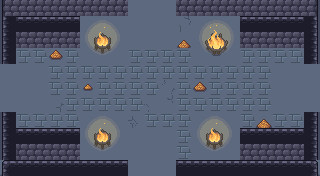

This game map was drawn from its Tiled (.tmx) file and the tilesets committed beside it. A one-line description and the full map source follow:
An orthogonal 20x11 tile map with 16x16 px tiles, 6 tile layers (ground, dressing, decor, walls, ...), 5 tilesets and 12 objects (6x PROP, 5x ENTRY, CHEST).

<map version="1.10" tiledversion="1.10.2" orientation="orthogonal" renderorder="right-down" width="20" height="11" tilewidth="16" tileheight="16" infinite="0" nextlayerid="8" nextobjectid="13">
 <tileset firstgid="1" name="wall" tilewidth="16" tileheight="16" tilecount="493" columns="17">
  <image source="../../../gfx/tiles/cove/walls_floor.png" width="272" height="464" />
 </tileset>
 <tileset firstgid="494" name="cracks" tilewidth="16" tileheight="16" tilecount="120" columns="8">
  <image source="../../../gfx/tiles/cove/cracks_floor.png" width="128" height="240" />
 </tileset>
 <tileset firstgid="614" name="wallcracks" tilewidth="16" tileheight="16" tilecount="256" columns="8">
  <image source="../../../gfx/tiles/cove/cracks_walls.png" width="128" height="512" />
 </tileset>
 <tileset firstgid="870" name="objects" tilewidth="16" tileheight="16" tilecount="216" columns="24">
  <image source="../../../gfx/tiles/cove/objects.png" width="384" height="144" />
 </tileset>
 <tileset firstgid="1086" name="fire" tilewidth="16" tileheight="16" tilecount="198" columns="11">
  <image source="../../../gfx/tiles/cove/fire.png" width="176" height="288" />
  <tile id="0">
   <animation>
    <frame tileid="0" duration="150" />
    <frame tileid="33" duration="150" />
    <frame tileid="66" duration="150" />
    <frame tileid="99" duration="150" />
    <frame tileid="132" duration="150" />
    <frame tileid="165" duration="150" />
   </animation>
  </tile>
  <tile id="1">
   <animation>
    <frame tileid="1" duration="150" />
    <frame tileid="34" duration="150" />
    <frame tileid="67" duration="150" />
    <frame tileid="100" duration="150" />
    <frame tileid="133" duration="150" />
    <frame tileid="166" duration="150" />
   </animation>
  </tile>
  <tile id="2">
   <animation>
    <frame tileid="2" duration="150" />
    <frame tileid="35" duration="150" />
    <frame tileid="68" duration="150" />
    <frame tileid="101" duration="150" />
    <frame tileid="134" duration="150" />
    <frame tileid="167" duration="150" />
   </animation>
  </tile>
  <tile id="3">
   <animation>
    <frame tileid="3" duration="150" />
    <frame tileid="36" duration="150" />
    <frame tileid="69" duration="150" />
    <frame tileid="102" duration="150" />
    <frame tileid="135" duration="150" />
    <frame tileid="168" duration="150" />
   </animation>
  </tile>
  <tile id="4">
   <animation>
    <frame tileid="4" duration="150" />
    <frame tileid="37" duration="150" />
    <frame tileid="70" duration="150" />
    <frame tileid="103" duration="150" />
    <frame tileid="136" duration="150" />
    <frame tileid="169" duration="150" />
   </animation>
  </tile>
  <tile id="5">
   <animation>
    <frame tileid="5" duration="150" />
    <frame tileid="38" duration="150" />
    <frame tileid="71" duration="150" />
    <frame tileid="104" duration="150" />
    <frame tileid="137" duration="150" />
    <frame tileid="170" duration="150" />
   </animation>
  </tile>
  <tile id="6">
   <animation>
    <frame tileid="6" duration="150" />
    <frame tileid="39" duration="150" />
    <frame tileid="72" duration="150" />
    <frame tileid="105" duration="150" />
    <frame tileid="138" duration="150" />
    <frame tileid="171" duration="150" />
   </animation>
  </tile>
  <tile id="7">
   <animation>
    <frame tileid="7" duration="150" />
    <frame tileid="40" duration="150" />
    <frame tileid="73" duration="150" />
    <frame tileid="106" duration="150" />
    <frame tileid="139" duration="150" />
    <frame tileid="172" duration="150" />
   </animation>
  </tile>
  <tile id="8">
   <animation>
    <frame tileid="8" duration="150" />
    <frame tileid="41" duration="150" />
    <frame tileid="74" duration="150" />
    <frame tileid="107" duration="150" />
    <frame tileid="140" duration="150" />
    <frame tileid="173" duration="150" />
   </animation>
  </tile>
  <tile id="9">
   <animation>
    <frame tileid="9" duration="150" />
    <frame tileid="42" duration="150" />
    <frame tileid="75" duration="150" />
    <frame tileid="108" duration="150" />
    <frame tileid="141" duration="150" />
    <frame tileid="174" duration="150" />
   </animation>
  </tile>
  <tile id="10">
   <animation>
    <frame tileid="10" duration="150" />
    <frame tileid="43" duration="150" />
    <frame tileid="76" duration="150" />
    <frame tileid="109" duration="150" />
    <frame tileid="142" duration="150" />
    <frame tileid="175" duration="150" />
   </animation>
  </tile>
  <tile id="11">
   <animation>
    <frame tileid="11" duration="150" />
    <frame tileid="44" duration="150" />
    <frame tileid="77" duration="150" />
    <frame tileid="110" duration="150" />
    <frame tileid="143" duration="150" />
    <frame tileid="176" duration="150" />
   </animation>
  </tile>
  <tile id="12">
   <animation>
    <frame tileid="12" duration="150" />
    <frame tileid="45" duration="150" />
    <frame tileid="78" duration="150" />
    <frame tileid="111" duration="150" />
    <frame tileid="144" duration="150" />
    <frame tileid="177" duration="150" />
   </animation>
  </tile>
  <tile id="13">
   <animation>
    <frame tileid="13" duration="150" />
    <frame tileid="46" duration="150" />
    <frame tileid="79" duration="150" />
    <frame tileid="112" duration="150" />
    <frame tileid="145" duration="150" />
    <frame tileid="178" duration="150" />
   </animation>
  </tile>
  <tile id="14">
   <animation>
    <frame tileid="14" duration="150" />
    <frame tileid="47" duration="150" />
    <frame tileid="80" duration="150" />
    <frame tileid="113" duration="150" />
    <frame tileid="146" duration="150" />
    <frame tileid="179" duration="150" />
   </animation>
  </tile>
  <tile id="15">
   <animation>
    <frame tileid="15" duration="150" />
    <frame tileid="48" duration="150" />
    <frame tileid="81" duration="150" />
    <frame tileid="114" duration="150" />
    <frame tileid="147" duration="150" />
    <frame tileid="180" duration="150" />
   </animation>
  </tile>
  <tile id="16">
   <animation>
    <frame tileid="16" duration="150" />
    <frame tileid="49" duration="150" />
    <frame tileid="82" duration="150" />
    <frame tileid="115" duration="150" />
    <frame tileid="148" duration="150" />
    <frame tileid="181" duration="150" />
   </animation>
  </tile>
  <tile id="17">
   <animation>
    <frame tileid="17" duration="150" />
    <frame tileid="50" duration="150" />
    <frame tileid="83" duration="150" />
    <frame tileid="116" duration="150" />
    <frame tileid="149" duration="150" />
    <frame tileid="182" duration="150" />
   </animation>
  </tile>
  <tile id="18">
   <animation>
    <frame tileid="18" duration="150" />
    <frame tileid="51" duration="150" />
    <frame tileid="84" duration="150" />
    <frame tileid="117" duration="150" />
    <frame tileid="150" duration="150" />
    <frame tileid="183" duration="150" />
   </animation>
  </tile>
  <tile id="19">
   <animation>
    <frame tileid="19" duration="150" />
    <frame tileid="52" duration="150" />
    <frame tileid="85" duration="150" />
    <frame tileid="118" duration="150" />
    <frame tileid="151" duration="150" />
    <frame tileid="184" duration="150" />
   </animation>
  </tile>
  <tile id="20">
   <animation>
    <frame tileid="20" duration="150" />
    <frame tileid="53" duration="150" />
    <frame tileid="86" duration="150" />
    <frame tileid="119" duration="150" />
    <frame tileid="152" duration="150" />
    <frame tileid="185" duration="150" />
   </animation>
  </tile>
  <tile id="21">
   <animation>
    <frame tileid="21" duration="150" />
    <frame tileid="54" duration="150" />
    <frame tileid="87" duration="150" />
    <frame tileid="120" duration="150" />
    <frame tileid="153" duration="150" />
    <frame tileid="186" duration="150" />
   </animation>
  </tile>
  <tile id="22">
   <animation>
    <frame tileid="22" duration="150" />
    <frame tileid="55" duration="150" />
    <frame tileid="88" duration="150" />
    <frame tileid="121" duration="150" />
    <frame tileid="154" duration="150" />
    <frame tileid="187" duration="150" />
   </animation>
  </tile>
  <tile id="23">
   <animation>
    <frame tileid="23" duration="150" />
    <frame tileid="56" duration="150" />
    <frame tileid="89" duration="150" />
    <frame tileid="122" duration="150" />
    <frame tileid="155" duration="150" />
    <frame tileid="188" duration="150" />
   </animation>
  </tile>
  <tile id="24">
   <animation>
    <frame tileid="24" duration="150" />
    <frame tileid="57" duration="150" />
    <frame tileid="90" duration="150" />
    <frame tileid="123" duration="150" />
    <frame tileid="156" duration="150" />
    <frame tileid="189" duration="150" />
   </animation>
  </tile>
  <tile id="25">
   <animation>
    <frame tileid="25" duration="150" />
    <frame tileid="58" duration="150" />
    <frame tileid="91" duration="150" />
    <frame tileid="124" duration="150" />
    <frame tileid="157" duration="150" />
    <frame tileid="190" duration="150" />
   </animation>
  </tile>
  <tile id="26">
   <animation>
    <frame tileid="26" duration="150" />
    <frame tileid="59" duration="150" />
    <frame tileid="92" duration="150" />
    <frame tileid="125" duration="150" />
    <frame tileid="158" duration="150" />
    <frame tileid="191" duration="150" />
   </animation>
  </tile>
  <tile id="27">
   <animation>
    <frame tileid="27" duration="150" />
    <frame tileid="60" duration="150" />
    <frame tileid="93" duration="150" />
    <frame tileid="126" duration="150" />
    <frame tileid="159" duration="150" />
    <frame tileid="192" duration="150" />
   </animation>
  </tile>
  <tile id="28">
   <animation>
    <frame tileid="28" duration="150" />
    <frame tileid="61" duration="150" />
    <frame tileid="94" duration="150" />
    <frame tileid="127" duration="150" />
    <frame tileid="160" duration="150" />
    <frame tileid="193" duration="150" />
   </animation>
  </tile>
  <tile id="29">
   <animation>
    <frame tileid="29" duration="150" />
    <frame tileid="62" duration="150" />
    <frame tileid="95" duration="150" />
    <frame tileid="128" duration="150" />
    <frame tileid="161" duration="150" />
    <frame tileid="194" duration="150" />
   </animation>
  </tile>
  <tile id="30">
   <animation>
    <frame tileid="30" duration="150" />
    <frame tileid="63" duration="150" />
    <frame tileid="96" duration="150" />
    <frame tileid="129" duration="150" />
    <frame tileid="162" duration="150" />
    <frame tileid="195" duration="150" />
   </animation>
  </tile>
  <tile id="31">
   <animation>
    <frame tileid="31" duration="150" />
    <frame tileid="64" duration="150" />
    <frame tileid="97" duration="150" />
    <frame tileid="130" duration="150" />
    <frame tileid="163" duration="150" />
    <frame tileid="196" duration="150" />
   </animation>
  </tile>
  <tile id="32">
   <animation>
    <frame tileid="32" duration="150" />
    <frame tileid="65" duration="150" />
    <frame tileid="98" duration="150" />
    <frame tileid="131" duration="150" />
    <frame tileid="164" duration="150" />
    <frame tileid="197" duration="150" />
   </animation>
  </tile>
 </tileset>
 <layer id="1" name="ground" width="20" height="11">
  <data encoding="csv">
251,251,251,251,251,251,251,251,251,251,251,251,251,251,251,251,251,251,251,251,
251,251,251,251,251,251,251,251,251,251,251,251,251,251,251,251,251,251,251,251,
251,251,251,251,251,251,251,251,251,251,251,251,251,251,251,251,251,251,251,251,
251,251,251,251,251,251,251,251,251,251,251,251,251,251,251,251,251,251,251,251,
251,251,251,251,251,251,251,251,251,251,251,251,251,251,251,251,251,251,251,251,
251,251,251,251,251,251,251,251,251,251,251,251,251,251,251,251,251,251,251,251,
251,251,251,251,251,251,251,251,251,251,251,251,251,251,251,251,251,251,251,251,
251,251,251,251,251,251,251,251,251,251,251,251,251,251,251,251,251,251,251,251,
251,251,251,251,251,251,251,251,251,251,251,251,251,251,251,251,251,251,251,251,
251,251,251,251,251,251,251,251,251,251,251,251,251,251,251,251,251,251,251,251,
251,251,251,251,251,251,251,251,251,251,251,251,251,251,251,251,251,251,251,251
</data>
 </layer>
 <layer id="2" name="dressing" width="20" height="11">
  <data encoding="csv">
0,0,0,615,635,0,0,0,0,0,0,631,0,644,0,0,0,620,0,0,
0,0,0,0,0,1094,1095,1096,0,0,0,607,1091,1092,1093,0,0,0,0,0,
0,0,0,0,0,1105,0,1107,0,0,0,910,1102,0,1104,0,0,0,0,0,
0,232,232,1051,232,1116,1117,1118,232,232,232,232,1113,1114,1115,232,232,232,232,0,
0,0,0,232,232,232,232,232,232,232,232,232,232,232,232,232,232,0,0,0,
0,0,0,232,232,1052,232,232,232,232,612,232,1051,232,232,232,232,0,0,0,
0,0,0,590,232,232,232,232,232,597,598,232,232,232,232,232,232,0,0,0,
0,232,232,232,232,1094,1095,1096,593,232,232,232,1094,1095,1096,232,909,232,232,0,
0,0,0,0,0,1105,0,1107,0,0,0,232,1105,0,1107,0,0,0,0,0,
0,0,0,0,0,1116,1117,1118,0,0,0,232,1116,1117,1118,0,0,0,0,0,
0,0,0,0,0,0,0,0,0,0,0,0,0,0,0,0,0,0,0,0
</data>
 </layer>
 <layer id="3" name="decor" width="20" height="11">
  <data encoding="csv">
0,0,0,0,0,0,0,0,0,0,0,0,0,0,0,0,0,0,0,0,
0,0,0,0,0,0,0,0,0,0,0,0,0,0,0,0,0,0,0,0,
0,0,0,0,0,0,0,0,0,0,0,0,0,0,0,0,0,0,0,0,
0,0,0,0,0,0,0,0,0,0,0,0,0,0,0,0,0,0,0,0,
0,0,0,0,0,0,0,0,0,0,0,0,0,0,0,0,0,0,0,0,
0,0,0,0,0,0,0,0,0,0,0,0,0,0,0,0,0,0,0,0,
0,0,0,0,0,0,0,0,0,0,0,0,0,0,0,0,0,0,0,0,
0,0,0,0,0,0,0,0,0,0,0,0,0,0,0,0,0,0,0,0,
0,0,0,0,0,0,0,0,0,0,0,0,0,0,0,0,0,0,0,0,
0,0,0,0,0,0,0,0,0,0,0,0,0,0,0,0,0,0,0,0,
0,0,0,0,0,0,0,0,0,0,0,0,0,0,0,0,0,0,0,0
</data>
 </layer>
 <layer id="4" name="walls" width="20" height="11">
  <data encoding="csv">
70,71,71,71,71,71,71,71,0,0,0,71,71,71,71,71,71,71,71,72,
36,0,0,0,0,0,0,0,0,0,0,0,0,0,0,0,0,0,0,38,
36,0,0,0,0,0,0,0,0,0,0,0,0,0,0,0,0,0,0,38,
36,0,0,0,0,0,0,0,0,0,0,0,0,0,0,0,0,0,0,38,
0,0,0,0,0,0,0,0,0,0,0,0,0,0,0,0,0,0,0,0,
0,0,0,0,0,0,0,0,0,0,0,0,0,0,0,0,0,0,0,0,
0,0,0,0,0,0,0,0,0,0,0,0,0,0,0,0,0,0,0,0,
36,0,0,0,0,0,0,0,0,0,0,0,0,0,0,0,0,0,0,38,
36,0,0,0,0,0,0,0,0,0,0,0,0,0,0,0,0,0,0,38,
36,0,0,0,0,0,0,0,0,0,0,0,0,0,0,0,0,0,0,38,
19,20,20,20,20,20,20,20,0,0,0,20,20,20,20,20,20,20,20,21
</data>
 </layer>
 <layer id="5" name="props" width="20" height="11">
  <data encoding="csv">
0,0,0,0,0,0,0,0,0,0,0,0,0,0,0,0,0,0,0,0,
0,20,20,20,20,0,0,0,0,0,0,0,0,0,0,20,20,20,20,0,
0,71,71,71,71,0,1106,0,0,0,0,0,0,1103,0,71,71,71,71,0,
0,0,0,0,0,0,0,0,0,0,0,0,0,0,0,0,0,0,0,0,
0,0,0,0,0,0,0,0,0,0,0,0,0,0,0,0,0,0,0,0,
0,0,0,0,0,0,0,0,0,0,0,0,0,0,0,0,0,0,0,0,
0,0,0,0,0,0,0,0,0,0,0,0,0,0,0,0,0,0,0,0,
0,0,0,0,0,0,0,0,0,0,0,0,0,0,0,0,0,0,0,0,
0,20,20,20,20,0,1106,0,0,0,0,0,0,1106,0,20,20,20,20,0,
0,71,71,71,71,0,0,0,0,0,0,0,0,0,0,71,71,71,71,0,
0,0,0,0,0,0,0,0,0,0,0,0,0,0,0,0,0,0,0,0
</data>
 </layer>
 <layer id="6" name="overhead" width="20" height="11">
  <data encoding="csv">
0,0,0,0,0,0,0,0,0,0,0,0,0,0,0,0,0,0,0,0,
0,0,0,0,0,0,0,0,0,0,0,0,0,0,0,0,0,0,0,0,
0,0,0,0,0,0,0,0,0,0,0,0,0,0,0,0,0,0,0,0,
0,0,0,0,0,0,0,0,0,0,0,0,0,0,0,0,0,0,0,0,
0,0,0,0,0,0,0,0,0,0,0,0,0,0,0,0,0,0,0,0,
0,0,0,0,0,0,0,0,0,0,0,0,0,0,0,0,0,0,0,0,
0,0,0,0,0,0,0,0,0,0,0,0,0,0,0,0,0,0,0,0,
0,0,0,0,0,0,0,0,0,0,0,0,0,0,0,0,0,0,0,0,
0,0,0,0,0,0,0,0,0,0,0,0,0,0,0,0,0,0,0,0,
0,0,0,0,0,0,0,0,0,0,0,0,0,0,0,0,0,0,0,0,
0,0,0,0,0,0,0,0,0,0,0,0,0,0,0,0,0,0,0,0
</data>
 </layer>
 <objectgroup id="7" name="spawns">
  <object id="1" name="UP" type="ENTRY" x="152" y="24" />
  <object id="2" name="DOWN" type="ENTRY" x="152" y="152" />
  <object id="3" name="LEFT" type="ENTRY" x="24" y="88" />
  <object id="4" name="RIGHT" type="ENTRY" x="296" y="88" />
  <object id="5" name="" type="ENTRY" x="168" y="88" />
  <object id="6" name="" type="CHEST" x="152" y="88" />
  <object id="7" name="torch" type="PROP" x="56" y="168" />
  <object id="8" name="torch" type="PROP" x="264" y="168" />
  <object id="9" name="torch" type="PROP" x="8" y="136" />
  <object id="10" name="torch" type="PROP" x="312" y="136" />
  <object id="11" name="banner" type="PROP" x="120" y="168" />
  <object id="12" name="banner" type="PROP" x="200" y="168" />
 </objectgroup>
</map>
